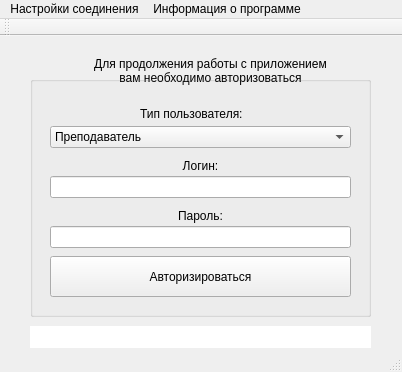
<?xml version="1.0" encoding="UTF-8"?>
<ui version="4.0">
 <class>AuthorizationWindow</class>
 <widget class="QMainWindow" name="AuthorizationWindow">
  <property name="geometry">
   <rect>
    <x>0</x>
    <y>0</y>
    <width>402</width>
    <height>372</height>
   </rect>
  </property>
  <property name="sizePolicy">
   <sizepolicy hsizetype="Fixed" vsizetype="Fixed">
    <horstretch>0</horstretch>
    <verstretch>0</verstretch>
   </sizepolicy>
  </property>
  <property name="minimumSize">
   <size>
    <width>402</width>
    <height>372</height>
   </size>
  </property>
  <property name="maximumSize">
   <size>
    <width>402</width>
    <height>372</height>
   </size>
  </property>
  <property name="windowTitle">
   <string>Авторизация в системе</string>
  </property>
  <widget class="QWidget" name="centralWidget">
   <widget class="QLabel" name="label">
    <property name="geometry">
     <rect>
      <x>20</x>
      <y>10</y>
      <width>381</width>
      <height>51</height>
     </rect>
    </property>
    <property name="text">
     <string>&lt;html&gt;&lt;head/&gt;&lt;body&gt;&lt;p&gt;Для продолжения работы с приложением&lt;br/&gt;вам необходимо авторизоваться&lt;/p&gt;&lt;/body&gt;&lt;/html&gt;</string>
    </property>
    <property name="alignment">
     <set>Qt::AlignCenter</set>
    </property>
   </widget>
   <widget class="QGroupBox" name="groupBox">
    <property name="geometry">
     <rect>
      <x>30</x>
      <y>40</y>
      <width>341</width>
      <height>241</height>
     </rect>
    </property>
    <property name="title">
     <string/>
    </property>
    <property name="checkable">
     <bool>false</bool>
    </property>
    <widget class="QLabel" name="label_2">
     <property name="geometry">
      <rect>
       <x>110</x>
       <y>30</y>
       <width>121</width>
       <height>16</height>
      </rect>
     </property>
     <property name="text">
      <string>Тип пользователя:</string>
     </property>
    </widget>
    <widget class="QComboBox" name="comboBox">
     <property name="geometry">
      <rect>
       <x>20</x>
       <y>50</y>
       <width>301</width>
       <height>22</height>
      </rect>
     </property>
     <item>
      <property name="text">
       <string>Преподаватель</string>
      </property>
     </item>
     <item>
      <property name="text">
       <string>Студент</string>
      </property>
     </item>
    </widget>
    <widget class="QLabel" name="label_3">
     <property name="geometry">
      <rect>
       <x>90</x>
       <y>80</y>
       <width>161</width>
       <height>20</height>
      </rect>
     </property>
     <property name="text">
      <string>Логин:</string>
     </property>
     <property name="alignment">
      <set>Qt::AlignCenter</set>
     </property>
    </widget>
    <widget class="QLabel" name="label_4">
     <property name="geometry">
      <rect>
       <x>90</x>
       <y>130</y>
       <width>161</width>
       <height>20</height>
      </rect>
     </property>
     <property name="text">
      <string>Пароль:</string>
     </property>
     <property name="alignment">
      <set>Qt::AlignCenter</set>
     </property>
    </widget>
    <widget class="QLineEdit" name="userID_lineEdit">
     <property name="geometry">
      <rect>
       <x>20</x>
       <y>100</y>
       <width>301</width>
       <height>22</height>
      </rect>
     </property>
    </widget>
    <widget class="QLineEdit" name="userPassword_lineEdit">
     <property name="geometry">
      <rect>
       <x>20</x>
       <y>150</y>
       <width>301</width>
       <height>22</height>
      </rect>
     </property>
     <property name="echoMode">
      <enum>QLineEdit::Password</enum>
     </property>
    </widget>
    <widget class="QPushButton" name="signInSystem_pushButton">
     <property name="geometry">
      <rect>
       <x>20</x>
       <y>180</y>
       <width>301</width>
       <height>41</height>
      </rect>
     </property>
     <property name="text">
      <string>Авторизироваться</string>
     </property>
    </widget>
   </widget>
   <widget class="QLineEdit" name="connectionStatus_lineEdit">
    <property name="geometry">
     <rect>
      <x>30</x>
      <y>290</y>
      <width>341</width>
      <height>22</height>
     </rect>
    </property>
    <property name="font">
     <font>
      <weight>50</weight>
      <bold>false</bold>
      <stylestrategy>PreferAntialias</stylestrategy>
     </font>
    </property>
    <property name="frame">
     <bool>false</bool>
    </property>
    <property name="alignment">
     <set>Qt::AlignCenter</set>
    </property>
    <property name="readOnly">
     <bool>true</bool>
    </property>
   </widget>
  </widget>
  <widget class="QMenuBar" name="menuBar">
   <property name="geometry">
    <rect>
     <x>0</x>
     <y>0</y>
     <width>402</width>
     <height>19</height>
    </rect>
   </property>
   <widget class="QMenu" name="menu">
    <property name="title">
     <string>Настройки соединения</string>
    </property>
   </widget>
   <widget class="QMenu" name="menu_2">
    <property name="layoutDirection">
     <enum>Qt::RightToLeft</enum>
    </property>
    <property name="title">
     <string>Информация о программе</string>
    </property>
   </widget>
   <addaction name="menu"/>
   <addaction name="menu_2"/>
  </widget>
  <widget class="QToolBar" name="mainToolBar">
   <attribute name="toolBarArea">
    <enum>TopToolBarArea</enum>
   </attribute>
   <attribute name="toolBarBreak">
    <bool>false</bool>
   </attribute>
  </widget>
  <widget class="QStatusBar" name="statusBar"/>
 </widget>
 <layoutdefault spacing="6" margin="11"/>
 <tabstops>
  <tabstop>comboBox</tabstop>
  <tabstop>userID_lineEdit</tabstop>
  <tabstop>userPassword_lineEdit</tabstop>
  <tabstop>signInSystem_pushButton</tabstop>
  <tabstop>connectionStatus_lineEdit</tabstop>
 </tabstops>
 <resources/>
 <connections/>
</ui>
